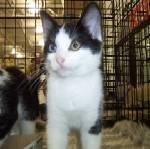
#> input picture catVSdog/train/cat.1000.jpg, 150 x 149 px
$ python -i Shape.py   (imports and definitions only)
#> lines starting #> are read from the running program, lines starting #| are printed output that depends on the picture; after the words box and inside, x2 and y2 are one past the last pixel; in counts of white or black regions, pixels touching at a corner belong together
### camera.py
#!/usr/bin/env python3
# -*- coding: UTF-8 -*-
import os
import cv2
import sys
import time
import threading

#usb摄像头获取画面
class USBCamera():

    #初始化
    def __init__(self, resolution = None):
#> further down, picture is the input picture: shape (149, 150, 3); mean B, G, R 92.3, 105.4, 112
        self.orgFrame = None
        self.Running = True
        #如果摄像头正常则开启，否则抛出异常提示，退出程序
        self.cameraVideo = self.checkcamera()
        if self.cameraVideo is not None:
            self.cap = cv2.VideoCapture(self.cameraVideo)
            #如果分辨率有设置
            if resolution is not None:
                #将分辨率取整，取正
                self.resolution = (abs(int(resolution[0])), abs(int(resolution[1])))
                #如果分辨率不在32～1920之间，打印提示信息，退出程序
                if 1920 < self.resolution[0] or self.resolution[0] < 32 or 1920 < self.resolution[1] or self.resolution[1] < 32:
                    print('Wrong resolution, resolution should be between 32 and 1920')
                    sys.exit(0)
            #如果没有设置分辨率，则自动获取摄像头的分辨率
            else:
                self.resolution = (int(self.cap.get(cv2.CAP_PROP_FRAME_WIDTH)), int(self.cap.get(cv2.CAP_PROP_FRAME_HEIGHT)))
            print('USBCamera loaded... warming camera')
            #开启摄像头画面更新子线程
            t = threading.Thread(target=self.update)
            t.setDaemon(True)
            t.start()
        #如果没有检测到摄像头，打印提示信息，退出程序
        else:
            print('''No camera detected or wrong device!
        1 Please make sure the camera is connected to the Raspberry Pi, then rerun this program
        2 if you have already connected the camera, please unplug and plug it in again!''')
            sys.exit(0)

    #获取摄像头的设备驱动
    def checkcamera(self):
        print('Checking Device...... \n')

        #获取摄像头驱动信息
        ret = os.popen("ls /dev/video*").read()
        video = ret.split('\n')[0].split('/')[-1]
        num = int(video[5:])

        #打印检测到的摄像头驱动
        print('Current device: ' + video + '\n')

        #如果设备驱动序号大于4就认为摄像头不存在，否则返回设备号
        if num > 4:
            return None
        else:
            return num

    #返回一帧图片
    # [29 lines left out: functions getframe, update, shutdown, not called in this run]

#使用范例
# [9 lines that do not run on import are left out]

### Shape.py
#!/usr/bin/env python3
# -*- coding: UTF-8 -*-
import sys
# [3 lines not run here, left out]
import cv2
import os
import math
import random
import time
import camera
import numpy as np
import threading

def get_max_coutour(cou, max_area):
    '''
    找出最大的轮廓
    根据面积来计算，找到最大后，判断是否小于最小面积，如果小于侧放弃
    :param cou: 轮廓
    :return: 返回最大轮廓
    '''
    max_coutours = 0
    r_c = None
    if len(cou) < 1:
        return None
    else:
        for c in cou:
            # 计算面积
            temp_coutours = math.fabs(cv2.contourArea(c))
            if temp_coutours > max_coutours:
                max_coutours = temp_coutours
                cc = c
        # 判断所有轮廓中最大的面积
        if max_coutours > max_area:
            r_c = cc
        return r_c

def find_contours(binary, max_area):
    '''
    mode  提取模式.
    CV_RETR_EXTERNAL - 只提取最外层的轮廓
    CV_RETR_LIST - 提取所有轮廓，并且放置在 list 中
    CV_RETR_CCOMP - 提取所有轮廓，并且将其组织为两层的 hierarchy: 顶层为连通域的外围边界，次层为洞的内层边界。
    CV_RETR_TREE - 提取所有轮廓，并且重构嵌套轮廓的全部 hierarchy
    method  逼近方法 (对所有节点, 不包括使用内部逼近的 CV_RETR_RUNS).
    CV_CHAIN_CODE - Freeman 链码的输出轮廓. 其它方法输出多边形(定点序列).
    CV_CHAIN_APPROX_NONE - 将所有点由链码形式翻译(转化）为点序列形式
    CV_CHAIN_APPROX_SIMPLE - 压缩水平、垂直和对角分割，即函数只保留末端的象素点;
    CV_CHAIN_APPROX_TC89_L1,
    CV_CHAIN_APPROX_TC89_KCOS - 应用 Teh-Chin 链逼近算法. CV_LINK_RUNS - 通过连接为 1 的水平碎片使用完全不同的轮廓提取算法
    :param binary: 传入的二值图像
    :return: 返回最大轮廓
    '''
    # 找出所有轮廓
    contours = cv2.findContours(binary, cv2.RETR_EXTERNAL, cv2.CHAIN_APPROX_NONE)[-2]
    # 返回最大轮廓
    return get_max_coutour(contours, max_area)

# 要识别的颜色字典
color_dist = {'red': {'Lower': np.array([0, 60, 60]), 'Upper': np.array([6, 255, 255])},
              'blue': {'Lower': np.array([100, 80, 46]), 'Upper': np.array([124, 255, 255])},
              'green': {'Lower': np.array([35, 43, 46]), 'Upper': np.array([77, 255, 255])},
              }

cv_ok = False
color_shape_list = []
def ShapeRecognition(frame):
    global color_dist, cv_ok
    global color_shape_list
    img_h, img_w = frame.shape[:2]
#> img_h = 149; img_w = 150
    # 高斯模糊
    gs_frame = cv2.GaussianBlur(frame, (5, 5), 0)
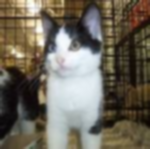
#> gs_frame: shape (149, 150, 3); mean B, G, R 92.3, 105.5, 112
    # 转换颜色空间
    hsv = cv2.cvtColor(gs_frame, cv2.COLOR_BGR2HSV)
#> hsv: shape (149, 150, 3); mean H, S, V 48.5, 75.9, 115.4
    for i in color_dist:
        # 查找颜色
        mask = cv2.inRange(hsv, color_dist[i]['Lower'], color_dist[i]['Upper'])
        # 腐蚀
        mask = cv2.erode(mask, None, iterations=2)
        # 膨胀
        mask = cv2.dilate(mask, None, iterations=2)
        # 查找轮廓
        cnts = find_contours(mask, 1000)
        if cnts is not None:
            cv2.drawContours(frame, cnts, -1, (0, 0, 255), 2)
            # 识别形状
            # 周长  0.035 根据识别情况修改，识别越好，越小
            epsilon = 0.035 * cv2.arcLength(cnts, True)
            # 轮廓相似
            approx = cv2.approxPolyDP(cnts, epsilon, True)
            # print len(approx)
            color_shape_list.append([i, len(approx)])
            cv_ok = True
#> this loop made 3 passes
#> contours in find_contours on pass 3: 1 contour, all with area under 20
#> pass 1, in ShapeRecognition, `mask = cv2.inRange(hsv, color_dist[i]['Lower'], color_dist[i]['Upper'])`:
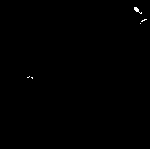
#> mask: shape (149, 150); 0.17% white in thin lines or dots, all inside (x1, y1, x2, y2) = (27, 7, 147, 79)
#> pass 2, in ShapeRecognition, `mask = cv2.inRange(hsv, color_dist[i]['Lower'], color_dist[i]['Upper'])`:
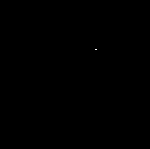
#> mask: shape (149, 150); 0.01% white in thin lines or dots, all inside (x1, y1, x2, y2) = (95, 49, 97, 50)
#> after the loop: mask: shape (149, 150); 0.08% white; 1 white region (1 under 20 px)
#> after the loop, color_shape_list = []

def run_action():
    global cv_ok
    global color_shape_list

    step = 0
    run_number = 0
    run_one_ok = False
    while True:
        if cv_ok:
            if step == 0:
                if 0 < len(color_shape_list) < 3:
                    if run_one_ok is False:
                        run_number = random.randint(0, len(color_shape_list) - 1)
                        run_one_ok = True
                        step = 1
            if step == 1:
                if color_shape_list[run_number][1] == 3:    # 三角形
                    pass
                elif color_shape_list[run_number][1] == 4:  # 矩形
                    pass
                elif color_shape_list[run_number][1] >= 6:  # 圆形
                    pass
                step = 0
                run_one_ok = False
                run_number = 0
            color_shape_list = []
            cv_ok = False
        else:
            time.sleep(0.01)

# 启动子线程
th2 = threading.Thread(target=run_action)
# [2 lines not run here, left out]

# [1 line that did not run here, left out]

# [16 lines not run here, left out]

>>> import cv2
>>> picture = cv2.imread('catVSdog/train/cat.1000.jpg')
>>> result = ShapeRecognition(picture)

$ run again, on catVSdog/train/cat.105.jpg
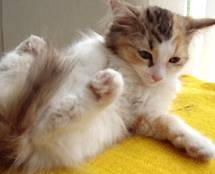
#> input picture catVSdog/train/cat.105.jpg, 215 x 174 px
#> picture is the input picture: shape (174, 215, 3); mean B, G, R 112.7, 146.7, 167.4
#> hsv: shape (174, 215, 3); mean H, S, V 17.7, 87.9, 167.4
#> the loop in ShapeRecognition, `for i in color_dist:` made 3 passes
#> pass 1, in ShapeRecognition, `mask = cv2.inRange(hsv, color_dist[i]['Lower'], color_dist[i]['Upper'])`:
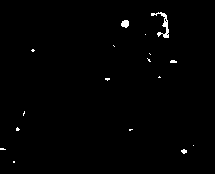
#> mask: shape (174, 215); 0.8% white; 17 white regions (14 under 20 px), largest, box (x1, y1, x2, y2) and area: (151, 12, 169, 38) 136, (121, 20, 129, 28) 50, (181, 149, 187, 154) 21
#> after the loop in ShapeRecognition, `for i in color_dist:`: color_shape_list = []

$ run again, on catVSdog/train/cat.11.jpg
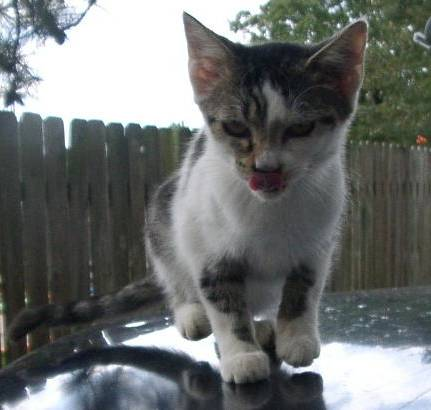
#> input picture catVSdog/train/cat.11.jpg, 431 x 410 px
#> picture is the input picture: shape (410, 431, 3); mean B, G, R 110.5, 111.4, 108.1
#> hsv: shape (410, 431, 3); mean H, S, V 66.7, 27.6, 114.5
#> the loop in ShapeRecognition, `for i in color_dist:` made 3 passes
#> epsilon on pass 3: 24.4
#> after the loop in ShapeRecognition, `for i in color_dist:`:
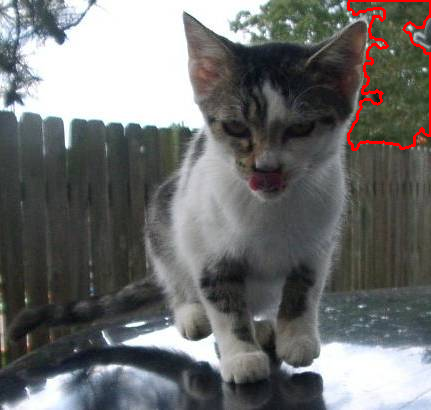
#> frame: shape (410, 431, 3); 0.97% of pixels changed, all inside (x1, y1, x2, y2) = (347, 0, 431, 151)
#> after the loop in ShapeRecognition, `for i in color_dist:`:
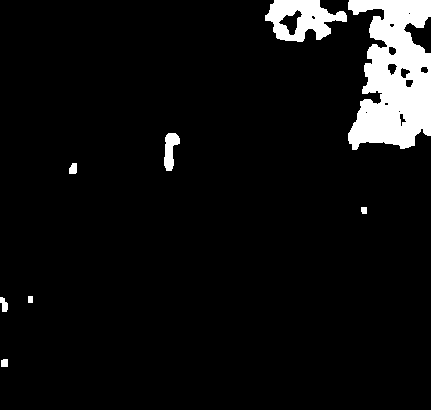
#> mask: shape (410, 431); 6.4% white; 8 white regions, largest, box (x1, y1, x2, y2) and area: (348, 0, 431, 150) 8716, (265, 0, 347, 42) 1996, (164, 133, 180, 171) 378
#> after the loop in ShapeRecognition, `for i in color_dist:`: color_shape_list = [['green', 5]]
